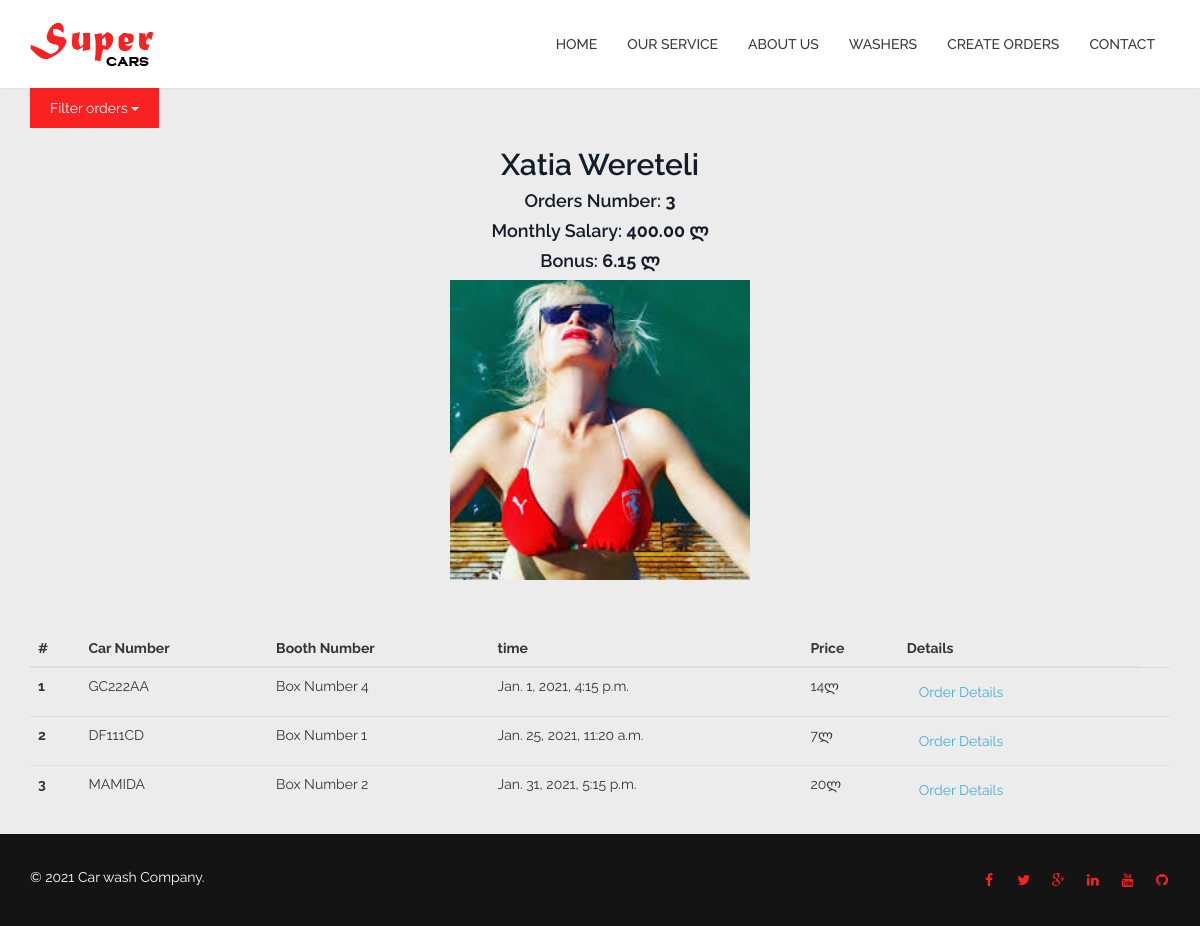
The page /10/washer/ on the database as committed earlier.
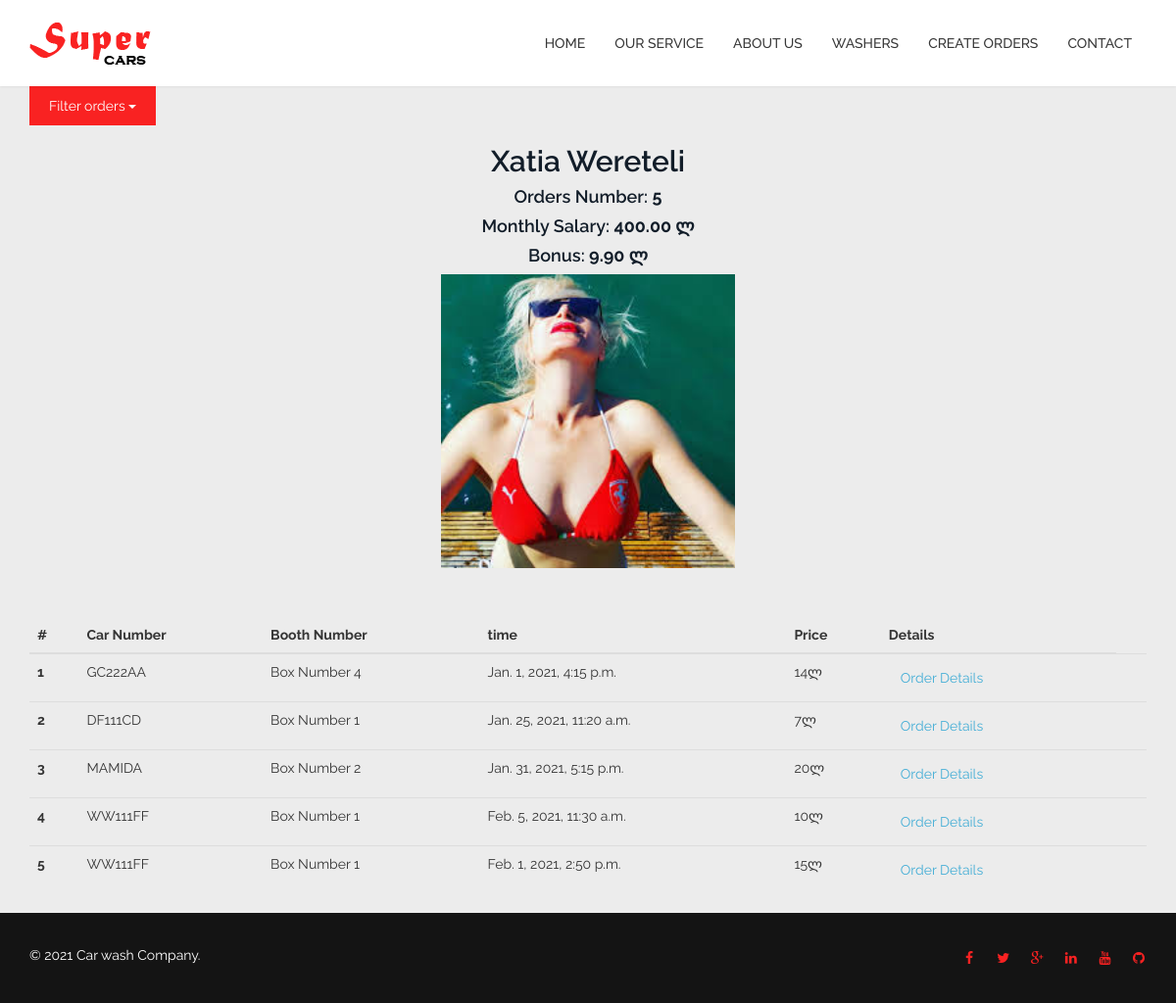
The same page on the database as committed later.
### user/models.py (models this page shows, shortened)
class User(AbstractUser):
    username = None
    email = models.EmailField(_('email address'), unique=True)
    birthdate = models.DateField(verbose_name=_('Birth Date'), )
    image = models.ImageField(verbose_name=_("Image"), upload_to='profiles')
    salary = models.DecimalField(max_digits=8, decimal_places=2, verbose_name=_('Salary'), help_text='in Lari')
    share = models.DecimalField(max_digits=8, decimal_places=2, verbose_name=_('Share per wash'), help_text='%')
    phone_number = models.CharField(max_length=50, verbose_name=_('Phone Number'))
    hire_date = models.DateField()
    status = models.PositiveSmallIntegerField(choices=Status.choices)
    objects = UserManager()
    USERNAME_FIELD = 'email'
    REQUIRED_FIELDS = []
    class Meta:
        verbose_name = _('Employee')
        verbose_name_plural = _('Employees')

### serviceapp/models.py (models this page shows, shortened)
class Order(models.Model):
    car = models.ForeignKey(
        to='serviceapp.Car',
        on_delete=models.CASCADE,
        related_name='order')
    booth = models.ForeignKey(to='serviceapp.Booth', on_delete=models.PROTECT, related_name='order')
    start_date = models.DateTimeField(verbose_name=_('Scheduled time'))
    end_date = models.DateTimeField(verbose_name=_('End time'), null=True, blank=True)
    wash_type = models.ForeignKey(
        to='serviceapp.WashType',
        related_name='orders',
        on_delete=models.PROTECT,
    )
    note = models.TextField(null=True, blank=True, verbose_name=_('Note'))
    coupon = models.ForeignKey(
        to='serviceapp.Coupon', related_name='orders',
        on_delete=models.PROTECT,
        null=True, blank=True,
    )
    employee = models.ForeignKey(
        to='user.User',
        on_delete=models.SET_NULL,
        null=True,
        related_name='order')
    price = models.IntegerField()
    created_date = models.DateTimeField(auto_now_add=True)
    class Meta:
        verbose_name = _('Order')
        verbose_name_plural = _('Orders')

class Car(models.Model):
    licence_plate = models.CharField(max_length=20)
    car_type = models.ForeignKey(
        to='serviceapp.CarType',
        on_delete=models.SET_NULL,
        null=True,
        related_name='cars')
    def __str__(self):
        return self.licence_plate
    class Meta:
        verbose_name = _('Car')
        verbose_name_plural = _('Cars')

class Booth(models.Model):
    number = models.SmallIntegerField(verbose_name=_('Booth Number'))
    def __str__(self):
        return f'Box Number {self.number}'

### serviceapp/views.py (the view)
# urls.py: path('<int:pk>/washer/', washer_detail, name='washer_detail'),
def washer_detail(request: WSGIRequest, pk: int) -> HttpResponse:
    washer = get_object_or_404(User.objects.filter(status=Status.washer.value), pk=pk)
    filter_day = request.GET.get('filter')
    now = timezone.now()
    if filter_day:
        filter_date = now - timezone.timedelta(days=int(filter_day))
        orders = Order.objects.filter(employee=pk, end_date__isnull=False, start_date__gte=filter_date)
    else:
        orders = Order.objects.filter(employee=pk, end_date__isnull=False)
    bonus = 0
    if orders.exists():
        sum_prices = orders.aggregate(Sum('price'))['price__sum']
        bonus = sum_prices * washer.share / 100
    return render(request, template_name='pages/washer_details.html', context={
        'orders': orders,
        'washer': washer,
        'bonus_money': bonus,
        'filter_day': filter_day
    })

### templates/pages/washer_details.html (shortened to what this page needs)
{% extends 'layout.html' %}
{% load static %}
{% block content %}
    <div class="container">
        <div class="dropdown">
            <button class="btn btn-primary dropdown-toggle" type="button" data-toggle="dropdown">Filter orders
                <span class="caret"></span></button>
        </div>
        <h2 class="section-title text-center wow fadeInDown">{{ washer.first_name }} {{ washer.last_name }}</h2>
        <h4 class="section-title text-center wow fadeInDown">Orders Number: <b>{{ orders.count }}</b></h4>
        <h4 class="section-title text-center wow fadeInDown">Monthly Salary: <b>{{ washer.salary }} ლ</b></h4>
        <h4 class="section-title text-center wow fadeInDown">Bonus: <b>{{ bonus_money }} ლ</b></h4>
        <div class="team-img">
            <img class=" employee-img" src="{{ washer.image.url }}" alt="">
        </div>
        <table class="table table-dark">
            <thead>
            <tr>
                <th scope="col">#</th>
                <th scope="col">Car Number</th>
                <th scope="col">Booth Number</th>
                <th scope="col">time</th>
                <th scope="col">Price</th>
                <th scope="col">Details</th>
            </tr>
            </thead>
            <tbody>
            {% for order in orders %}
                <tr>
                    <th scope="row">{{ forloop.counter }}</th>
                    <td>{{ order.car }}</td>
                    <td>{{ order.booth }}</td>
                    <td>{{ order.end_date }}</td>
                    <td>{{ order.price }}ლ</td>
                    <td><a href="{% url 'wash:order_detail' order.pk %}" class="btn ">Order Details</a></td>
                    <th>
                </tr>
            {% endfor %}
            </tbody>
        </table>
    </div>
{% endblock %}

### templates/layout.html (shortened to what this page needs)
{% load static %}
<!DOCTYPE html>
<html lang="en">
<head>
    <link rel="stylesheet" href="{% static 'serviceapp/css/forms.css' %}">
    <link rel="stylesheet" href="{% static 'serviceapp/css/bootstrap.min.css' %}">
    <link rel="stylesheet" href="{% static 'serviceapp/css/font-awesome.min.css' %}">
    <link rel="stylesheet" href="{% static 'serviceapp/css/owl.carousel.css' %}">
    <link rel="stylesheet" href="{% static 'serviceapp/css/owl.transitions.css' %}">
    <link rel="stylesheet" href="{% static 'serviceapp/css/prettyPhoto.css' %}">
    <link rel="stylesheet" href="{% static 'serviceapp/css/magnific-popup.css' %}">
    <link rel="stylesheet" href="{% static 'serviceapp/css/styles.css' %}">
</head>
<body id="home">
{% include 'partials/_header.html' %}
{% block content %}
{% endblock content %}
{% include 'partials/_footer.html' %}
</body>
</html>

### templates/partials/_header.html (shortened to what this page needs)
{% load static %}
<header id="header">
    <nav id="main-nav" class="navbar navbar-default navbar-fixed-top" role="banner">
        <div class="container">
            <div class="navbar-header">
                <a class="navbar-brand" href="{% url 'wash:index' %}"><img
                        src="{% static 'serviceapp/images/logo.png' %}"
                        alt="logo"></a>
            </div>
            <div class="collapse navbar-collapse navbar-right">
                <ul class="nav navbar-nav">
                    <li><a href="{% url 'wash:index' %}">Home</a></li>
                    <li><a href="{% url 'wash:index' %}">Our Service</a></li>
                    <li><a href="{% url 'wash:index' %}">About Us</a></li>
                    <li><a href="{% url 'wash:washers' %}">Washers</a></li>
                    <li><a href="{% url 'wash:create_order' %}">Create Orders</a></li>
                    <li><a href="{% url 'wash:index' %}">Contact</a></li>
                </ul>
            </div>
        </div>
    </nav>
</header>

### templates/partials/_footer.html
<footer id="footer">
    <div class="container">
        <div class="row">
            <div class="col-sm-6">
                &copy; 2021 Car wash Company. <a href="https://webthemez.com/free-bootstrap-templates/" target="_blank"></a>
            </div>
            <div class="col-sm-6">
                <ul class="social-icons">
                    <li><a href="#"><i class="fa fa-facebook"></i></a></li>
                    <li><a href="#"><i class="fa fa-twitter"></i></a></li>
                    <li><a href="#"><i class="fa fa-google-plus"></i></a></li>
                    <li><a href="#"><i class="fa fa-linkedin"></i></a></li>
                    <li><a href="#"><i class="fa fa-youtube"></i></a></li>
                    <li><a href="#"><i class="fa fa-github"></i></a></li>
                </ul>
            </div>
        </div>
    </div>
</footer>

### car_wash/static/serviceapp/css/forms.css (style rules this page uses)
h1, h2, h3, h4, h5, h6 { margin: 0px; }
ul, li { margin: 0px; list-style-type: none; }
button { outline: none !important; border: none; background: transparent; }
.container { max-width: 1200px; }

### car_wash/static/serviceapp/css/styles.css (style rules this page uses)
body { padding-top: 88px; font-family: 'Raleway', sans-serif; font-weight: 400; color: #353535; line-height: 26px; background: #ececec; }
h1, h2, h3, h4, h5, h6 { font-weight: 600; font-family: 'Raleway', sans-serif; color: #121D29; }
a { color: #45aed6; -webkit-transition: color 400ms, background-color 400ms; -moz-transition: color 400ms, background-color 400ms; -o-transition: color 400ms, background-color 400ms; transition: color 400ms, background-color 400ms; }
.btn { border-width: 0; border-radius: 0; }
.btn.btn-primary { background: #f92222; color: #FFFFFF; padding: 10px 20px; }
.navbar-default .navbar-collapse, .navbar-default .navbar-form { border-color: #141414; }
.navbar-nav > li > a { text-transform: uppercase; font-weight: 500; }
#main-nav.navbar-default { background: #fff; }
.navbar.navbar-default { border: 0; border-radius: 0; margin-bottom: 0; -webkit-box-shadow: 0 0 3px 0 rgba(0, 0, 0, 0.1); box-shadow: 0 0 3px 0 rgba(0, 0, 0, 0.1); }
.navbar.navbar-default .navbar-brand { height: auto; padding: 17px 15px 13px; }
@media only screen and (min-width: 768px) { #main-nav.navbar-default { background: #fff; -webkit-box-shadow: 0 0 3px 0 rgba(0, 0, 0, 0.1); box-shadow: 0 0 3px 0 rgba(0, 0, 0, 0.1); } }
@media only screen and (min-width: 768px) { #main-nav.navbar-default .navbar-nav > li > a { padding-top: 30px; padding-bottom: 30px; border-top: 4px solid transparent; border-bottom: 4px solid transparent; } }
@media only screen and (min-width: 768px) { .navbar-default .navbar-nav > li > a { color: #383838; } }
#footer { padding-top: 30px; padding-bottom: 30px; color: #fff; background: #141414; }
#footer a { color: #f92222; }
#footer ul { list-style: none; padding: 0; margin: 0 -7.5px; }
#footer ul > li { display: inline-block; padding: 3px 0; width: 31px; text-align: center; }
@media only screen and (min-width: 768px) { #footer .social-icons { float: right; } }
.employee-img { display: block; margin-left: auto; margin-right: auto; width: 300px; height: 300px; margin-bottom: 50px; }

Rows that differ between the two databases and show on the page:
now on this page (row edited): Order: car "WW111FF", booth "Box Number 1", end_date "Feb. 5, 2021, 11:30 a.m.", price "10"
now on this page (row edited): Order: car "WW111FF", booth "Box Number 1", end_date "Feb. 1, 2021, 2:50 p.m.", price "15"
Other text that changed with them:
{{ orders.count }}: "3" → "5"
{{ bonus_money }}: "6.15" → "9.90"
